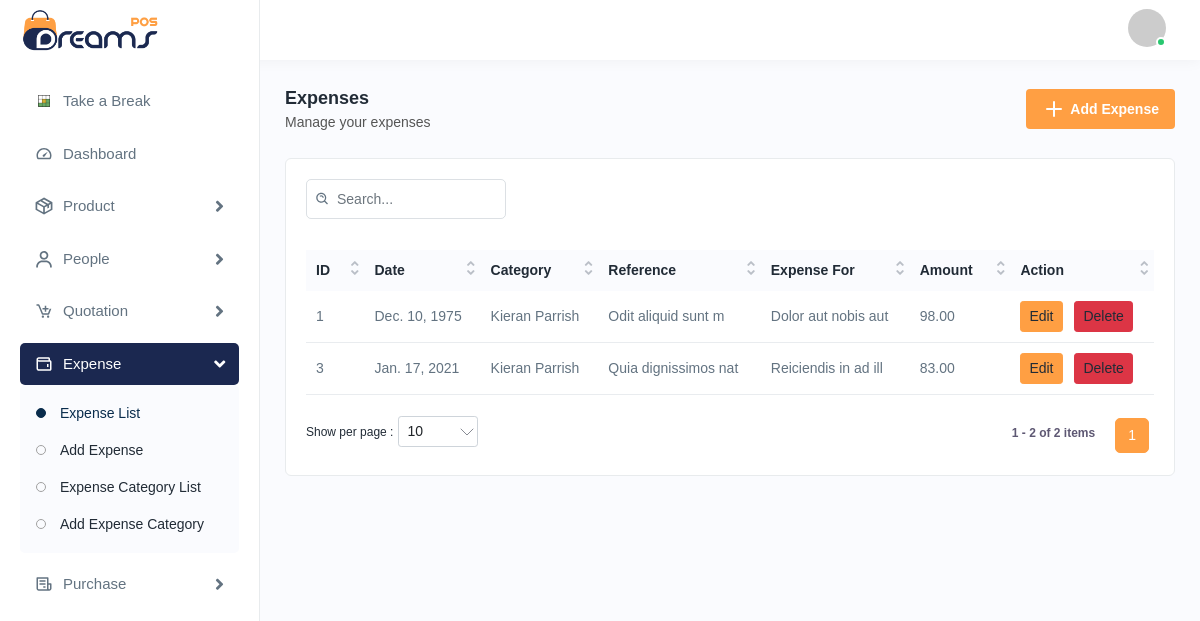
The app's page /expenses/ (signed in) with its own data.
### mainapp/models.py (models this page shows)
class Expense(models.Model):
    expense_category = models.ForeignKey(
        "ExpenseCategory",
        on_delete=models.CASCADE,
        related_name="expenses",
    )
    date = models.DateField()
    amount = models.DecimalField(max_digits=12, decimal_places=2)
    reference = models.CharField(max_length=255, unique=True)
    expense_for = models.CharField(max_length=255)
    description = models.TextField(null=True, blank=True)
    created_at = models.DateTimeField(auto_now_add=True)
    updated_at = models.DateTimeField(auto_now=True)

class ExpenseCategory(models.Model):
    name = models.CharField(max_length=255)
    code = models.CharField(max_length=50, unique=True, null=True, blank=True)
    description = models.TextField(null=True, blank=True)
    created_at = models.DateTimeField(auto_now_add=True)
    updated_at = models.DateTimeField(auto_now=True)

### mainapp/views.py (the view)
# urls.py: path("expenses/", views.expenses_index, name="expenses_index"),
@login_required
def expenses_index(request):
    expenses = Expense.objects.select_related("expense_category").order_by(
        "-date", "-id"
    )
    return render(request, "expenses/list.html", {"expenses": expenses})

### mainapp/templates/expenses/list.html (shortened to what this page needs)
{% extends "base.html" %}
{% load static %}
{% block content %}
<div class="page-header">
    <div class="page-title">
        <h4>Expenses</h4>
        <h6>Manage your expenses</h6>
    </div>
    <div class="page-btn">
        <a href="{% url 'expenses_create' %}" class="btn btn-added">
            <img src="{% static 'img/icons/plus.svg' %}" class="me-1" alt="img">Add Expense
        </a>
    </div>
</div>
<div class="card">
    <div class="card-body">
        <div class="table-top">
            <div class="search-set">
                <div class="search-input">
                    <a class="btn btn-searchset">
                        <img src="{% static 'img/icons/search-white.svg' %}" alt="img">
                    </a>
                </div>
            </div>
        </div>
        <div class="table-responsive">
            <table class="table datanew">
                <thead>
                    <tr>
                        <th>ID</th>
                        <th>Date</th>
                        <th>Category</th>
                        <th>Reference</th>
                        <th>Expense For</th>
                        <th>Amount</th>
                        <th>Action</th>
                    </tr>
                </thead>
                <tbody>
                    {% for expense in expenses %}
                    <tr>
                        <td>{{ expense.id }}</td>
                        <td>{{ expense.date }}</td>
                        <td>{{ expense.expense_category.name }}</td>
                        <td>{{ expense.reference }}</td>
                        <td>{{ expense.expense_for }}</td>
                        <td>{{ expense.amount }}</td>
                        <td>
                            <a href="{% url 'expenses_edit' expense.id %}" class="btn btn-sm btn-primary me-2">
                                Edit
                            </a>
                            <a href="{% url 'expenses_delete' expense.id %}" class="btn btn-sm btn-danger">
                                Delete
                            </a>
                        </td>
                    </tr>
                    {% endfor %}
                </tbody>
            </table>
        </div>
    </div>
</div>
{% endblock %}

### records on screen
Expense: id "3", date "Jan. 17, 2021", expense_category.name "Kieran Parrish", reference "Quia dignissimos nat", expense_for "Reiciendis in ad ill", amount "83.00"
Expense: id "1", date "Dec. 10, 1975", expense_category.name "Kieran Parrish", reference "Odit aliquid sunt m", expense_for "Dolor aut nobis aut", amount "98.00"
